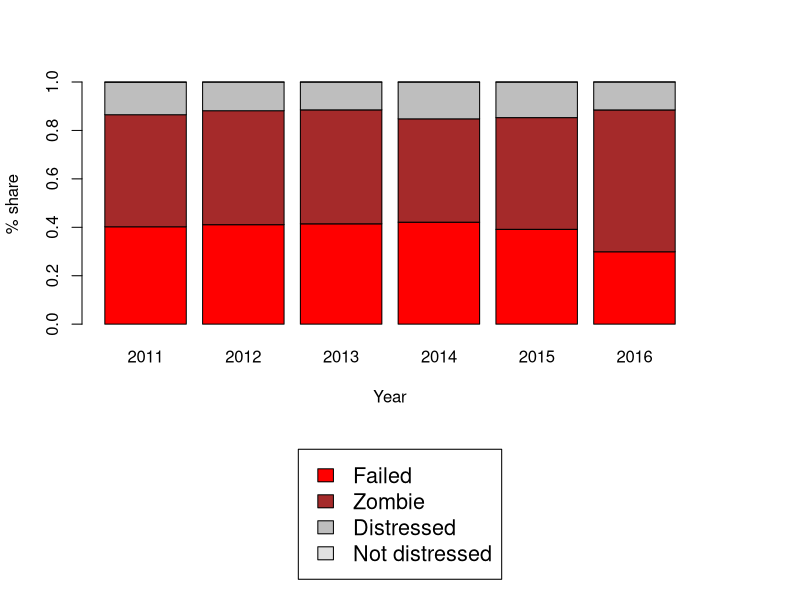

Reproduce this figure in R.
# Bar plot for zombies over years
rm(list=ls())
library(ggplot2)
library(dplyr)
library(tidyr)



# Create the input vectors.
colors = c("red","brown","grey", "gray88")
years <- c("2011","2012","2013","2014","2015", "2016")
status <- c("Failed","Zombie","Distressed", "Not distressed")

# Create the matrix of the values.
Values <- matrix(c(2927,3209,3639,3718,3336,2056,
                   3368,3675,4133,3766,3932,4029,
                   977,923,1007,1340, 1251, 794,
                   6, 3, 3, 3, 2, 0),
                 nrow = 4, ncol = 6, byrow = TRUE)

# Plot layout
layout(matrix(c(1,2), ncol=1, nrow=2, byrow=TRUE), heights=c(2.5, 1))

# Create the bar chart
par(mar=c(5.1, 4.1, 4.1, 5.1), xpd=TRUE)
barplot(prop.table(Values,2), names.arg = years, xlab = "Year", ylab = "% share", col = colors)

# Add the legend to the chart
par(mai=c(0,0,0,0))
plot.new()
legend("center", status, cex = 1.3, fill = colors)


